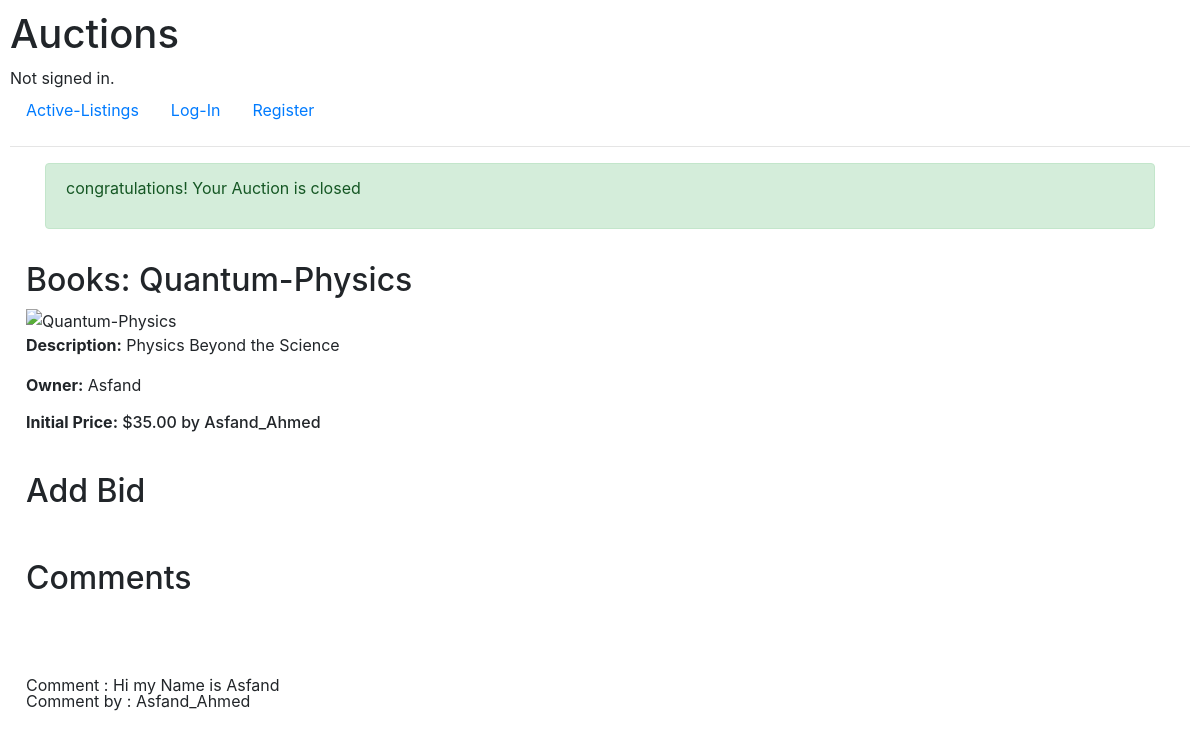
/closeAuction/6, run on the app's committed database.
### auctions/models.py (models this page shows, shortened)
class Listing(models.Model):
    title = models.CharField(max_length=30)
    imageurl = models.CharField(max_length=1000)
    price = models.ForeignKey("Bit", on_delete=models.CASCADE, blank=True, null=True, related_name="bidprice")
    description = models.CharField(max_length= 500)
    isActive = models.BooleanField(default=True)
    owner = models.ForeignKey(User, on_delete=models.CASCADE, blank=True, related_name="user")
    Category = models.ForeignKey(Category, on_delete=models.CASCADE, blank=True, null=True, related_name="category")
    watchlist = models.ManyToManyField(User, blank=True, related_name="listingWatchList")

class User(AbstractUser):
    pass

class Bit(models.Model):
    author = models.ForeignKey(User, on_delete=models.CASCADE, blank=True, null=True, related_name="userbit")
    listing = models.ForeignKey("Listing", on_delete=models.CASCADE, related_name="bids")
    bit = models.FloatField(max_length= 500)
    def __str__(self):
        return f"${self.bit:.2f} by {self.author}"

class Comment(models.Model):
    author = models.ForeignKey(User, on_delete=models.CASCADE, blank=True, null=True, related_name="userComment")
    listing = models.ForeignKey(Listing, on_delete=models.CASCADE, blank=True, null=True, related_name="listingComment")
    comment = models.CharField(max_length= 200)

### auctions/views.py (the view)
# urls.py: path("closeAuction/<int:id>", views.closeAuction, name="closeAuction"),
def closeAuction(request, id):
    listingData = Listing.objects.get(pk=id)
    listingData.isActive = False
    listingData.save()
    if request.user.is_authenticated:
        isListingInWatchList = request.user in listingData.watchlist.all()
    else:
        isListingInWatchList = False
    allcomments = Comment.objects.filter(listing = listingData)
    isOwner = request.user.username == listingData.owner.username
    return render(request, "auctions/listing.html", {
        "listing": listingData,
        "isListingInWatchList": isListingInWatchList,
        "allcomments": allcomments,
        "isOwner": isOwner,
        "update" : True,
        "message": "congratulations! Your Auction is closed",
    })

### auctions/templates/auctions/listing.html (shortened to what this page needs)
{% extends "auctions/layout.html" %}
{% block body %}
<div class="container">
    {% if message %}
        {% if update %}
        <div class="alert alert-success" role="alert">
            <p>{{ message }}</p>
        </div>
        {% else %}
        <div class="alert alert-danger" role="alert">
            <p>{{ message }}</p>
        </div>
        {% endif %}
    {% endif %}
</div>
<div style="padding: 1rem;">
    <h2>Books: {{ listing.title }}</h2>
    <img src="{{ listing.imageurl }}" alt="{{ listing.title }}" height="400px">
    <p><strong>Description:</strong> {{ listing.description }}</p>
    <p><strong>Owner:</strong> {{ listing.owner }}</p>
    <h6><strong>Initial Price:</strong> {{ listing.price }}</h6>
</div>
<div style="padding: 1rem;">
    <h2 style="margin-bottom: 1rem;">Add Bid</h2>
</div>
<div style="padding: 1rem;">
    <h2 style="margin-bottom: 1rem;">Comments</h2>
</div>
<br>
<ul class="list-group">
    {% for comment in allcomments %}
    <li class="list-group-item" style="padding: 1.5rem 1rem 0 1rem; border: none;">
        <div style="line-height: 1;">
            <div>Comment : {{ comment.comment }}</div>
            <div>Comment by : {{ comment.author }}</div>
        </div>
    </li>
    {% endfor %}
</ul>
{% endblock %}

### auctions/static/auctions/styles.css (style rules this page uses)
body { padding: 10px; }

### data on the page
Listing: title "Quantum-Physics", description "Physics Beyond the Science", owner "Asfand", price "$35.00 by Asfand_Ahmed"
Comment: comment "Hi my Name is Asfand", author "Asfand_Ahmed"

### other printed values
{{ message }} "congratulations! Your Auction is closed"
